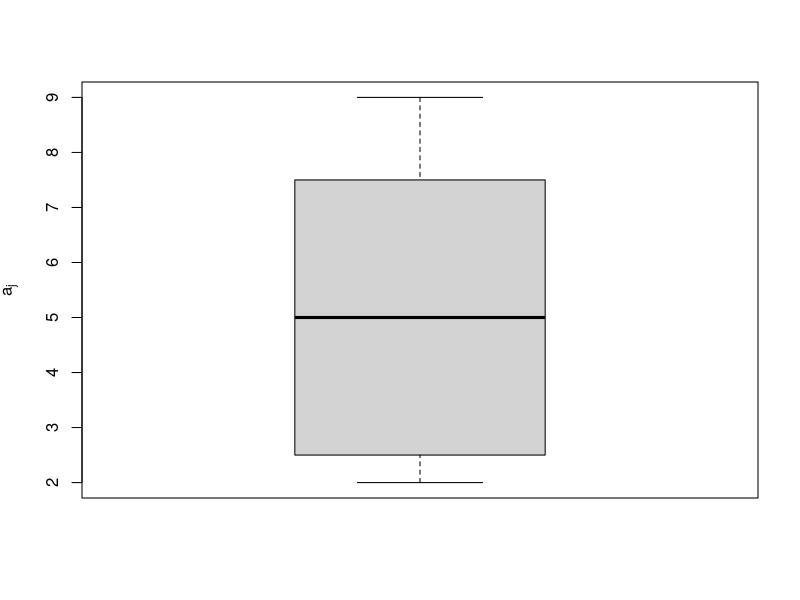
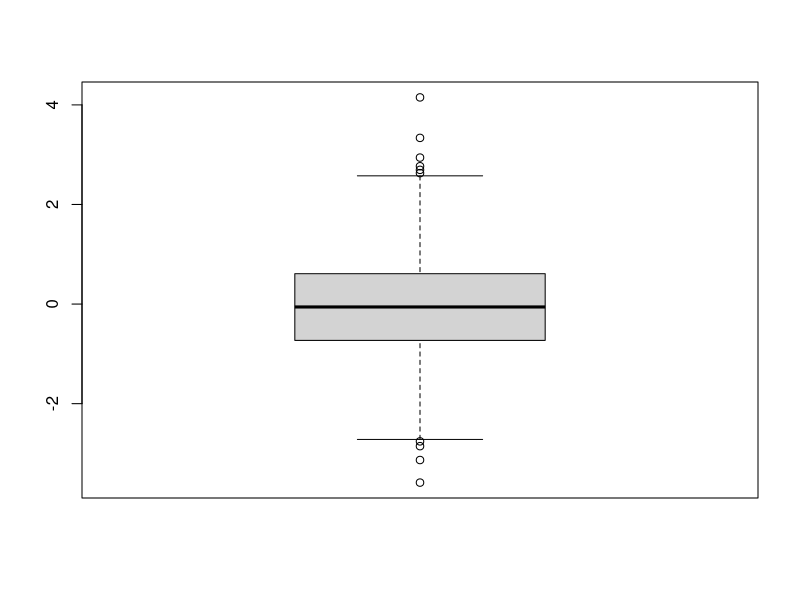

Generate these figures, in order, with R:
# arithmetic mean
data <- c(3, 6, 4, 1, 5, 7, 2, 4, 9)
am <- mean(data)
print(am)

# geometric mean
# gm <- prod(data)^(1/length(data))
gm <- exp(mean(log(data)))
print(gm)

# median
semester <- c(6, 6, 6, 6, 6, 6, 7, 7, 7, 8, 8, 8, 9, 9, 20)
print(median(semester))
print(median(semester[1:14]))

print(mean(semester))
print(mean(semester[1:14]))

# p-quantile
x <- c(2, 2, 3, 5, 7, 8, 9)
print(quantile(x, probs = c(0.1, 0.25, 0.5, 0.75, 0.9), type = 2))

# five-number summary
print(fivenum(x))

# boxplot
boxplot(x, ylab=expression(a[j]))

v <- rnorm(1000)
boxplot(v)
